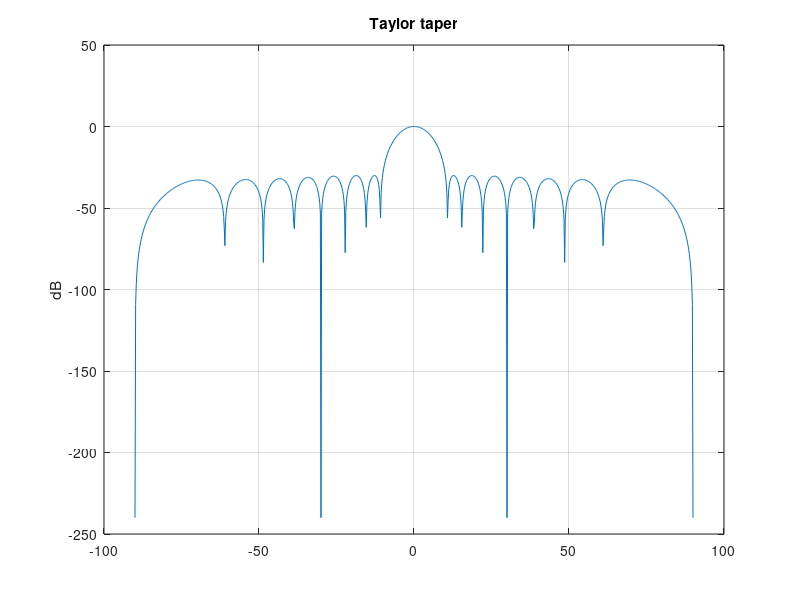

Recreate this plot in MATLAB.
% Распределение Тейлора
% Спадающие боковые — стандарт радаров

N = 16;
sll = -30;
w = taylorwin(N, 4, sll);
theta = -90:0.2:90;
AF = zeros(1, numel(theta));
for k = 1:N
    AF = AF + w(k)*exp(1i*pi*(k-1)*sind(theta));
end
figure;
plot(theta, 20*log10(abs(AF)/sum(w) + 1e-12));
title('Taylor taper'); ylabel('dB'); grid on;

%{
@play
{
 "title": "Распределение Тейлора",
 "groups": [
  {
   "name": "Синтез",
   "controls": [
    {
     "var": "N",
     "label": "N",
     "min": 8,
     "max": 32,
     "step": 2,
     "default": 16
    },
    {
     "var": "sll",
     "label": "SLL дБ",
     "min": -40,
     "max": -15,
     "step": 5,
     "default": -30
    }
   ]
  }
 ]
}
%}
